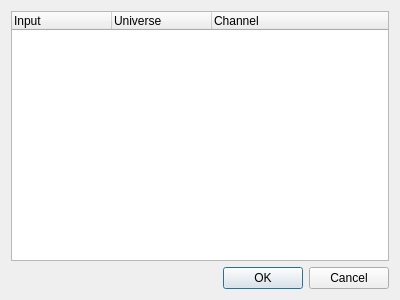
<?xml version="1.0" encoding="UTF-8"?>
<ui version="4.0">
 <class>VCMultiInputEditor</class>
 <widget class="QDialog" name="VCMultiInputEditor">
  <property name="geometry">
   <rect>
    <x>0</x>
    <y>0</y>
    <width>400</width>
    <height>300</height>
   </rect>
  </property>
  <property name="windowTitle">
   <string>Edit Multiple Inputs</string>
  </property>
  <layout class="QVBoxLayout" name="verticalLayout">
   <item>
    <widget class="QTreeWidget" name="treeWidget">
     <column>
      <property name="text">
       <string>Input</string>
      </property>
     </column>
     <column>
      <property name="text">
       <string>Universe</string>
      </property>
     </column>
     <column>
      <property name="text">
       <string>Channel</string>
      </property>
     </column>
    </widget>
   </item>
   <item>
    <widget class="QDialogButtonBox" name="buttonBox">
     <property name="orientation">
      <enum>Qt::Horizontal</enum>
     </property>
     <property name="standardButtons">
      <set>QDialogButtonBox::Cancel|QDialogButtonBox::Ok</set>
     </property>
    </widget>
   </item>
  </layout>
 </widget>
 <resources/>
 <connections/>
</ui>
